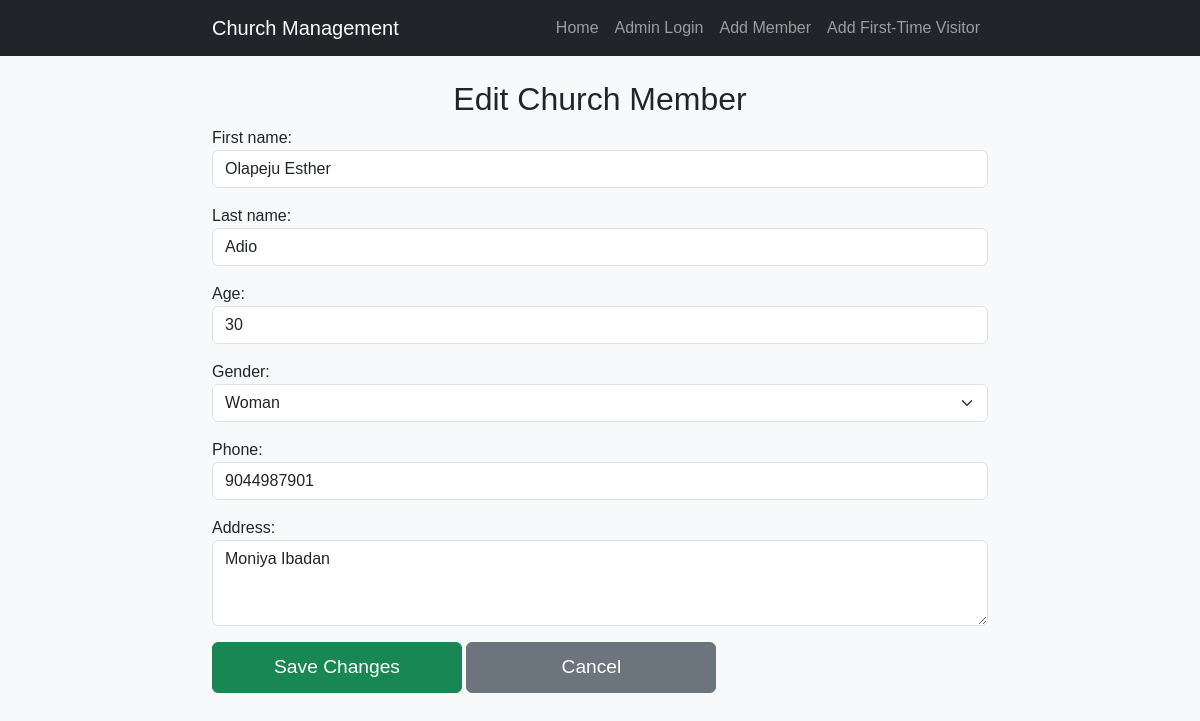
/edit-member/6/ (signed in), run on the app's committed database.
### church_app/models.py (models this page shows, shortened)
class Member(models.Model):
    GENDER_CHOICES = [
        ('Man', 'Man'),
        ('Woman', 'Woman'),
        ('Child', 'Child'),
    ]
    first_name = models.CharField(max_length=100)
    last_name = models.CharField(max_length=100)
    age = models.PositiveIntegerField()  # Changed to prevent negative values
    gender = models.CharField(max_length=10, choices=GENDER_CHOICES)
    phone = models.CharField(max_length=15)  # Ensures no duplicate phone numbers
    address = models.TextField()
    date_joined = models.DateField(auto_now_add=True)

### church_app/views.py (the view)
# urls.py: path('edit-member/<int:pk>/', views.edit_member, name='edit_member'),  # ✅ Added missing route
@login_required
def edit_member(request, pk):
    member = get_object_or_404(Member, pk=pk)
    form = MemberForm(request.POST or None, instance=member)
    if request.method == "POST" and form.is_valid():
        form.save()
        return redirect('admin_dashboard')
    return render(request, 'edit_member.html', {'form': form, 'member': member})

### church_app/forms.py
class MemberForm(forms.ModelForm):
    class Meta:
        model = Member
        fields = '__all__'
        widgets = {
            'first_name': forms.TextInput(attrs={'class': 'form-control', 'placeholder': 'Enter first name'}),
            'last_name': forms.TextInput(attrs={'class': 'form-control', 'placeholder': 'Enter last name'}),
            'age': forms.NumberInput(attrs={'class': 'form-control', 'min': '0'}),
            'gender': forms.Select(attrs={'class': 'form-select'}),
            'phone': forms.TextInput(attrs={'class': 'form-control', 'pattern': '[0-9]{10}', 'placeholder': '10-digit phone number'}),
            'address': forms.Textarea(attrs={'class': 'form-control', 'rows': 3}),
            'date_joined': forms.DateInput(attrs={'class': 'form-control', 'type': 'date'}),
        }

### church_app/templates/edit_member.html (shortened to what this page needs)
{% extends 'base.html' %}
{% block content %}
<h2 class="text-center">Edit Church Member</h2>
<form method="post">
    {{ form.as_p }}
    <button type="submit" class="btn btn-success">Save Changes</button>
    <a href="{% url 'admin_dashboard' %}" class="btn btn-secondary">Cancel</a>
</form>
{% endblock content %}

### church_app/static/church_app/styles.css (style rules this page uses)
body { background-color: #f8f9fa; font-family: Arial, sans-serif; }
.btn { font-size: 1.2rem; padding: 10px 20px; width: 250px; text-align: center; }

### data on the page
Member: first_name "Olapeju Esther", last_name "Adio", age "30", gender "Woman", phone "9044987901", address "Moniya Ibadan"
